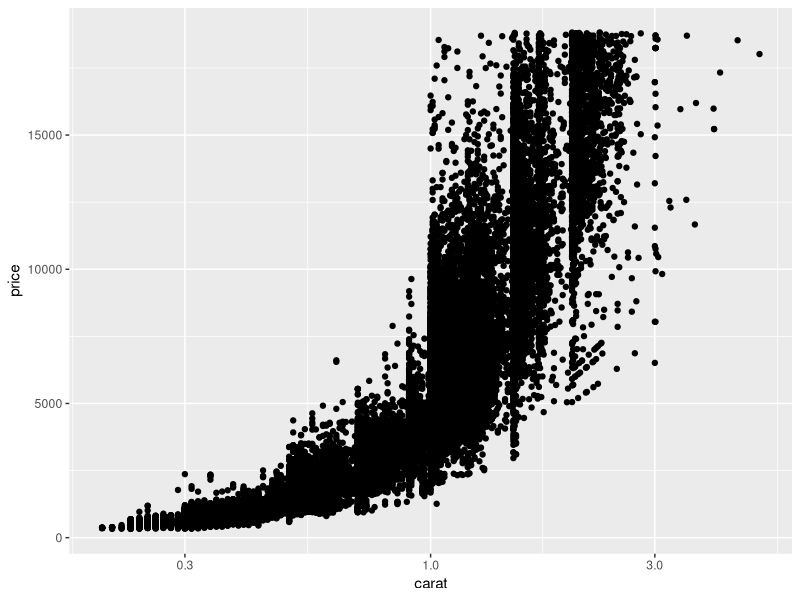
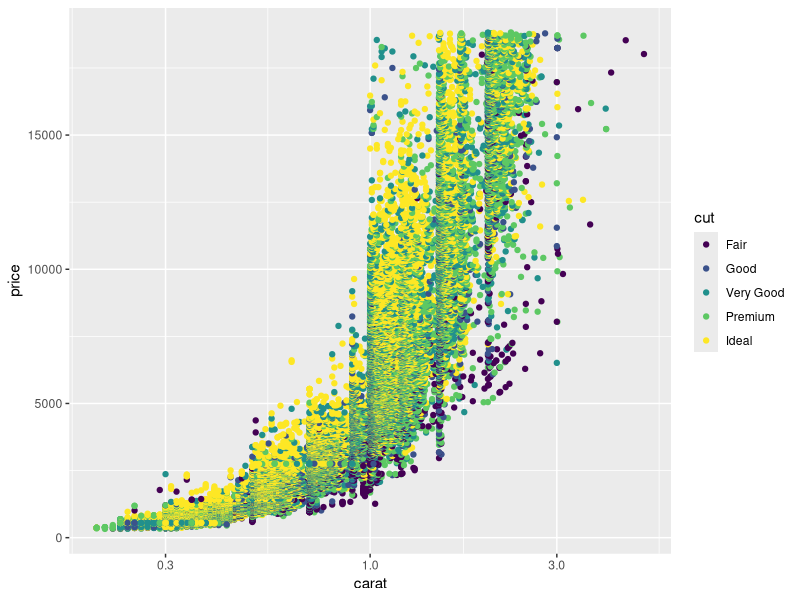
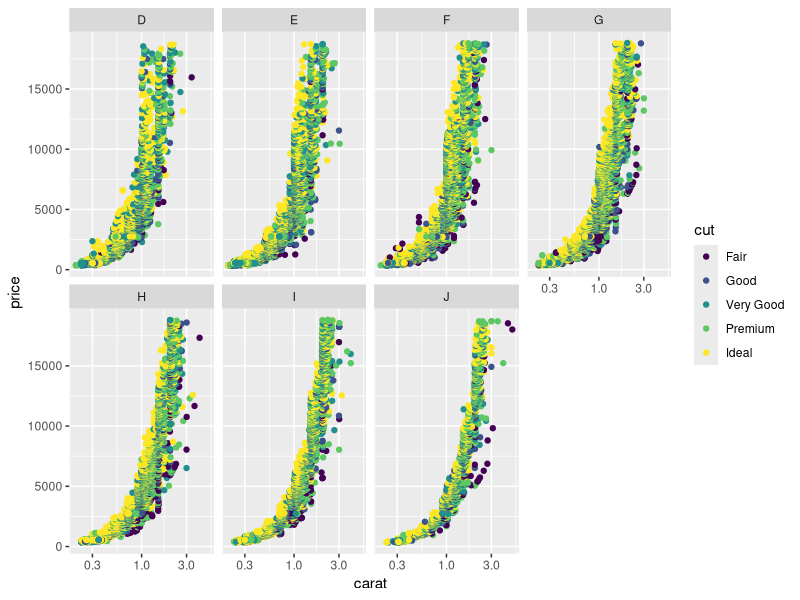

These figures' R source, in order:
## ---- chunk 1

library(tidyverse)

## ---- chunk 2

diamonddata <- diamonds

nrow(diamonddata)

ncol(diamonddata)

## ---- chunk 3

ggplot(diamonddata, aes(x = carat, y = price)) + 
  geom_point() + 
  scale_x_log10()

## ---- chunk 4

ggplot(diamonddata, aes(x = carat, y = price, color = cut)) + 
  geom_point() + 
  scale_x_log10()

## ---- chunk 5

ggplot(diamonddata, aes(x = carat, y = price, color = cut)) + 
  geom_point() + 
  facet_wrap(~ color, ncol=4) + 
  scale_x_log10()


## ---- chunk 6

inventory <- read_csv("data/InventoryData.csv")

inventory


## ---- chunk 7

inventoryA <- inventory %>%
  filter(Supplier == "A")

nrow(inventoryA)

## ---- chunk 8

inventoryA = mutate(inventoryA, OnHandRatio =`On Hand`/`Annual Demand`)

inventoryA

## ---- chunk 9

avg_cost <- inventory %>%
  group_by(`Item SKU`) %>%
  summarize(SKUAvgCost = mean(`Cost per Unit ($)`))

avg_cost

